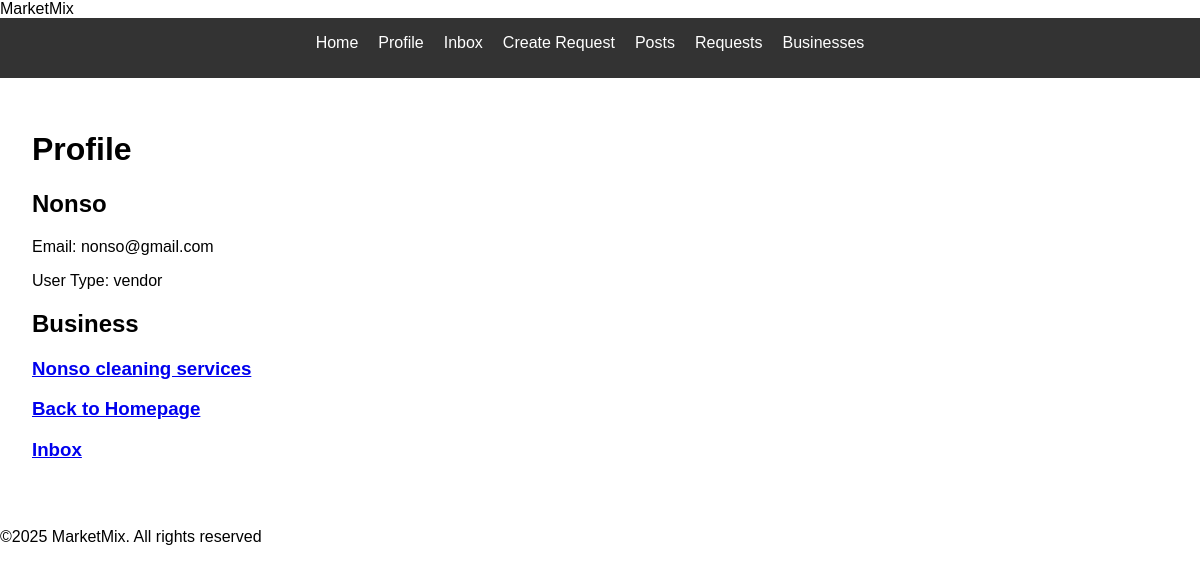
/user/profile (signed in), run on the app's committed database.
### app/models/user.py (models this page shows, shortened)
class User(db.Model, UserMixin):
    id = db.Column(db.Integer, primary_key=True)
    username = db.Column(db.String(64), unique=True, nullable=False)
    email = db.Column(db.String(120), unique=True, nullable=False)
    password = db.Column(db.String(128))
    user_type = db.Column(db.String(10), nullable=False, default='customer')  # 'vendor' or 'customer'
    country = db.Column(db.String(50), nullable=False, default='unknown')
    state = db.Column(db.String(50), nullable=False, default='unknown')
    city = db.Column(db.String(50), nullable=False, default='unknown')
    is_active = db.Column(db.Boolean, nullable=False, default=True)
    businesses = db.relationship('Business', backref='user', lazy=True)

### app/models/business.py (models this page shows)
class Business(db.Model):
    id = db.Column(db.Integer, primary_key=True)
    user_id = db.Column(db.Integer, db.ForeignKey('user.id'), nullable=False)
    business_name = db.Column(db.String(100), nullable=False)
    category = db.Column(db.String(50), nullable=False)
    country = db.Column(db.String(50), nullable=False)
    state = db.Column(db.String(50), nullable=False)
    city = db.Column(db.String(50), nullable=False)
    description = db.Column(db.Text, nullable=True)
    created_at = db.Column(db.DateTime, nullable=True, default=db.func.current_timestamp())
    posts = db.relationship('Post', backref='business', lazy=True)

### app/routes/user_routes.py (the view)
@user.route('/profile')
@login_required
def profile():
    business = Business.query.filter_by(user_id = current_user.id).first()
    has_business = business is not None
    return render_template('user/profile.html', user=current_user, business=business, has_business=has_business)

### app/templates/user/profile.html
{% extends 'base.html' %}
{% block content %}
  <h1>Profile</h1>
  <h2>{{ user.username }}</h2>
  <p>Email: {{ user.email }}</p>
  <p>User Type: {{ user.user_type }}</p>
  {% if user.user_type == 'vendor' %}
    <h2>Business</h2>
      {% if not has_business %}
      <a href="{{ url_for('business.create_business') }}">Create Business</a>
      {% else %}
      <h3><a href="{{ url_for('business.business_profile', business_id=business.id) }}">{{ business.business_name }}</a></li>
      {% endif %}
  {% endif %}
  <p><a href="{{ url_for('main.homepage') }}">Back to Homepage</a></p>
  <p><a href="{{ url_for('message.inbox') }}">Inbox</a></p>
{% endblock %}

### app/static/css/style.css (style rules this page uses)
body { font-family: Arial, sans-serif; margin: 0; padding: 0; }

### data on the page
User: username "Nonso", email "nonso@gmail.com", user_type "vendor"
Business: business_name "Nonso cleaning services"
